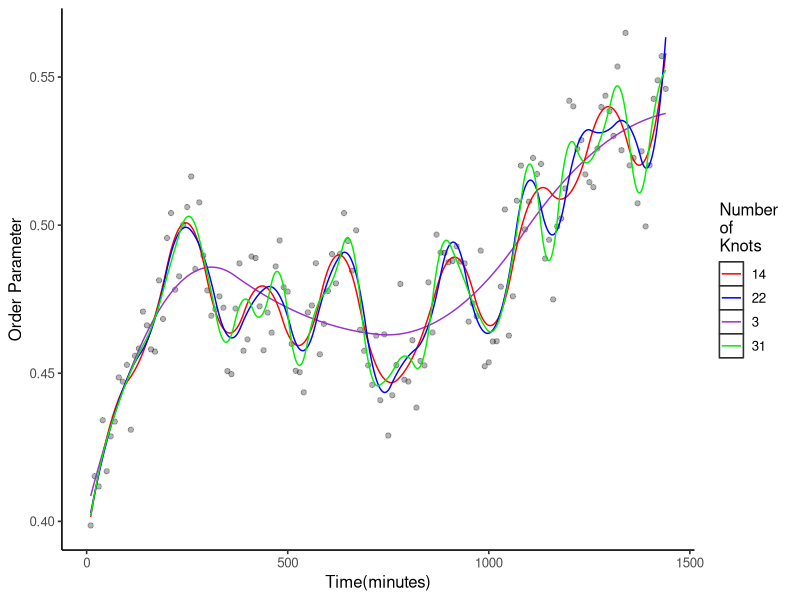
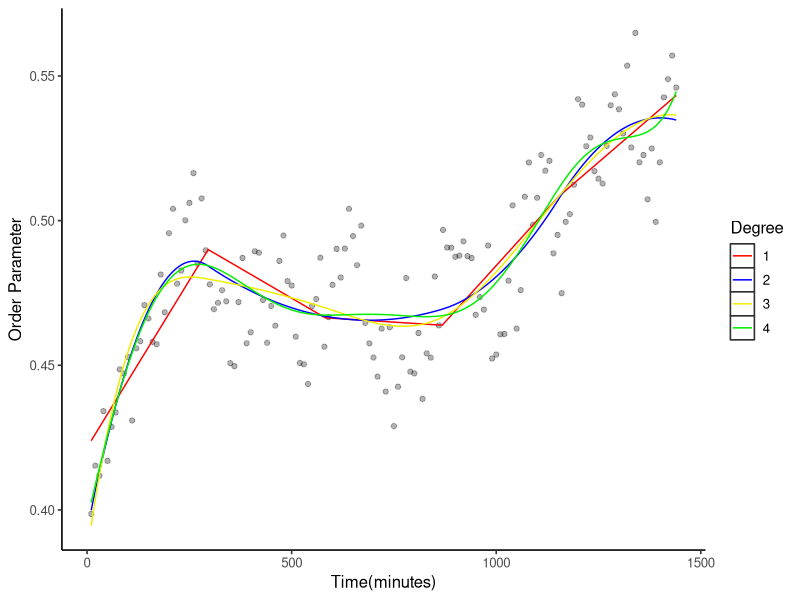
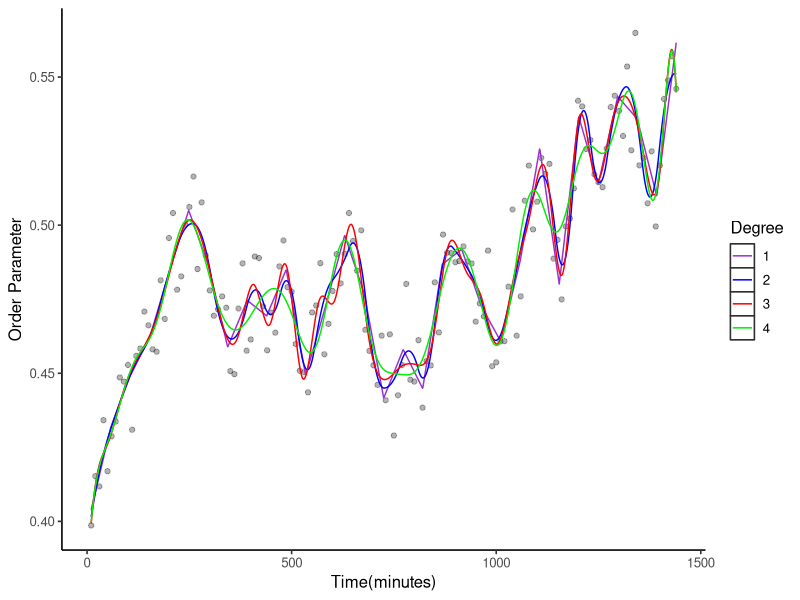
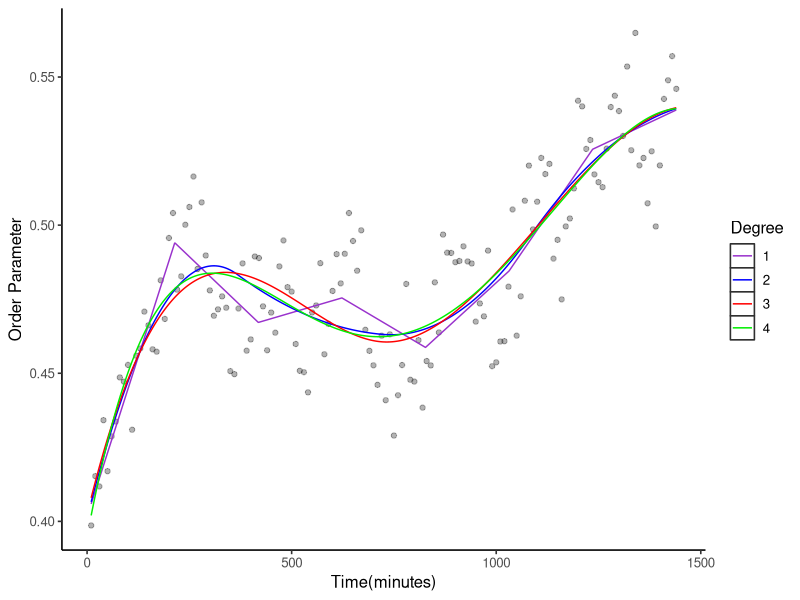
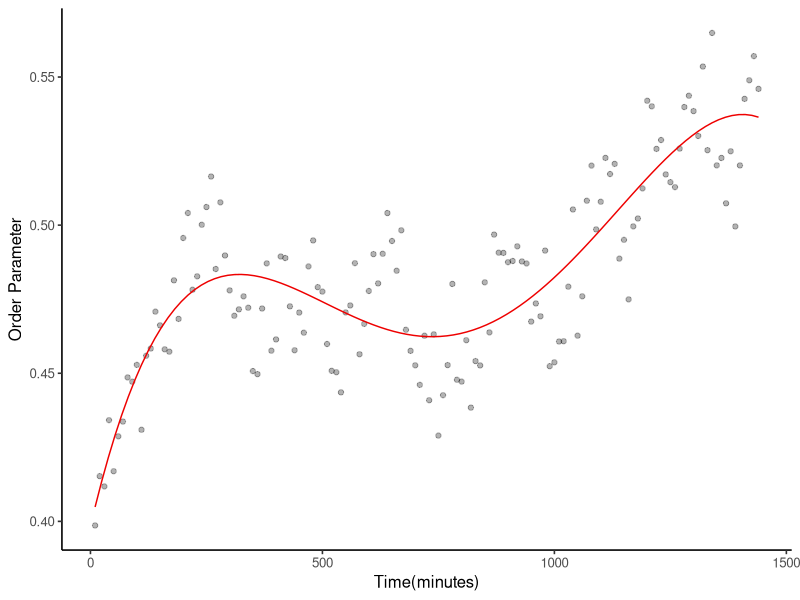
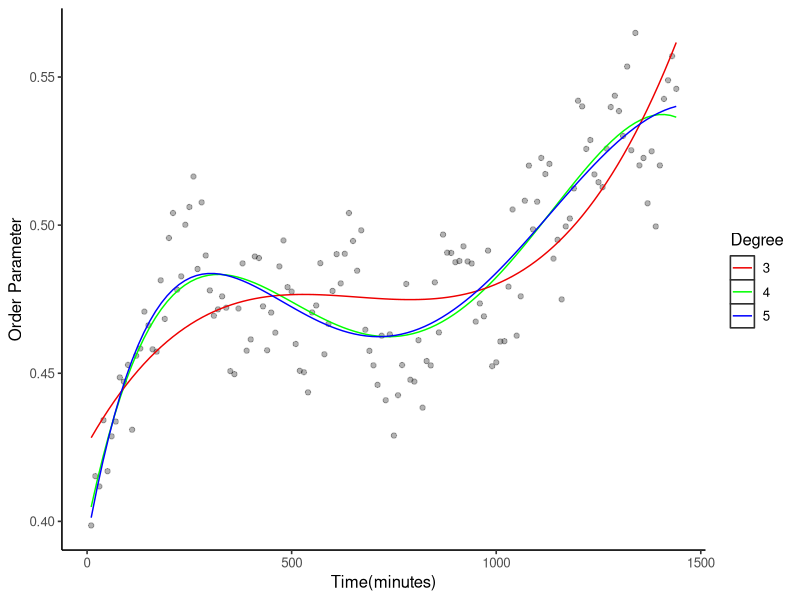

Here is the R script that generated these plots, in order:
setwd("~/Practical-courses/Stochastic_Lab_Course_2")
library(tidyverse)
library(splines)
library(nlme)

#Question(a)
#loading the data
stemcell <- read.table("stemcell.txt", col.names = "order")

#Implement a function that depends on the response, covariate, number of knots and
# spline degree that calculate a regression spline fit for f.

spline_regression <- function(Y, X, k, deg){
  # Y: response
  # X: covariate
  # k: number of knots
  # deg: degree of spline = order - 1 of spline
  
  m <- deg + 1 #order
  
  # Determine knots (as a vector) = equidistant partion of domain of X 
  knots = seq(min(X), max(X), length.out = k+2)
  knots = c(min(X) - (m-1):1 , knots, max(X) + 1:(m-1)) # In order to consider inner knots, see ?spline.des
  
  #Basis matrix for B-splines
  N <- spline.des(knots, X, ord = m)$design
  
  # Calculate least squares of Y as fitted by N for beta
  beta <- lm(Y ~ N - 1)$coefficients #we get rid of the intercept with the -1
  
  # Define regression spline
  f.hat <- function(x){
    n <- spline.des(knots, x, ord = m,  outer.ok = TRUE)$design
    as.numeric(n %*% beta)
  }
  return(f.hat)
}

#We fix the spline degree to 2 and estimate f with different number of knots
Y <- stemcell$order
X <- seq(10, 1440, 10) # Measurements every 10 minutes for 24 hours

# Estimated splines for f for different number of knots
f.fit.knot1 <- spline_regression(Y, X, 3, deg = 2)
f.fit.knot2 <- spline_regression(Y, X, 14, deg = 2)
f.fit.knot3 <- spline_regression(Y, X, 22, deg = 2)
f.fit.knot4 <- spline_regression(Y, X, 31, deg = 2)

# Plot all resulting fits on one plot
Time = seq(10, 1440, 1)
df1 <- data.frame(x = Time, y = f.fit.knot1(Time))
df2 <- data.frame(x = Time, y = f.fit.knot2(Time))
df3 <- data.frame(x = Time, y = f.fit.knot3(Time))
df4 <- data.frame(x = Time, y = f.fit.knot4(Time))

ggplot(data = data.frame(x = X, y = Y), aes(x = x, y = y)) +
  geom_point(alpha = 0.3) +
  geom_line(data = df1, aes(color = "3")) +
  geom_line(data = df2, aes(color = "14")) +
  geom_line(data = df3, aes(color = "22")) +
  geom_line(data = df4, aes(color = "31")) +
  scale_colour_manual(name = "Number \nof \nKnots", values = c("red", "blue", "darkorchid", "green2")) +
  xlab("Time(minutes)") +
  ylab("Order Parameter") +
  theme_classic(base_size = 12) + #font size
  theme(legend.key = element_rect(fill = "white", colour = "gray19"))  #legend keys editing

# Fix the number of knots to 4, estimate f using splines of degree
# from 1 to 4 and plot all obtained fits on one plot
f.fit.deg1 <- spline_regression(Y, X, 4, deg = 1)
f.fit.deg2 <- spline_regression(Y, X, 4, deg = 2)
f.fit.deg3 <- spline_regression(Y, X, 4, deg = 3)
f.fit.deg4 <- spline_regression(Y, X, 4, deg = 4)

# Plot all resulting fits on one plot
#First, the dataframes for ggplot2
df5 <- data.frame(x = Time, y = f.fit.deg1(Time))
df6 <- data.frame(x = Time, y = f.fit.deg2(Time))
df7 <- data.frame(x = Time, y = f.fit.deg3(Time))
df8 <- data.frame(x = Time, y = f.fit.deg4(Time))
#The plot
ggplot(data = data.frame(x = X, y = Y), aes(x = x, y = y)) +
  geom_point(alpha = 0.3) +
  geom_line(data = df5, aes(color = "1")) +
  geom_line(data = df6, aes(color = "2")) +
  geom_line(data = df7, aes(color = "3")) +
  geom_line(data = df8, aes(color = "4")) +
  scale_colour_manual(name = "Degree", values = c("red", "blue", "yellow2", "green2")) +
  xlab("Time(minutes)") +
  ylab("Order Parameter") +
  theme_classic(base_size = 12) + #font size
  theme(legend.key = element_rect(fill = "white", colour = "gray19"))  #legend keys editing


#Question(b)

#Implement the GCV, then the function that estimates the optimal number of equidistant knots 

#Objective function to minimize (over number of knots k)
GCV <- function(k, deg){
  f.fitted <- spline_regression(Y, X, k, deg = deg)
  f.fitted <- f.fitted(X)
  
  a <- norm(Y - f.fitted, type = "2")
  n <- length(Y)
  
  res <- (a**2)/(1 - k/n)**2
  
  return(res)
}
#Vectorize the GCV
GCV <- Vectorize(GCV, vectorize.args = c("k"))

#Optimise over k for degrees 1 to 4
max.k <- 50

opt_k_deg1 <- which(GCV(1:max.k, deg = 1) == min(GCV(1:max.k, deg = 1)))
opt_k_deg2 <- which(GCV(1:max.k, deg = 2) == min(GCV(1:max.k, deg = 2)))
opt_k_deg3 <- which(GCV(1:max.k, deg = 3) == min(GCV(1:max.k, deg = 3)))
opt_k_deg4 <- which(GCV(1:max.k, deg = 4) == min(GCV(1:max.k, deg = 4)))

df_opt_k <- data.frame(deg1 = opt_k_deg1, deg2 = opt_k_deg2,
                       deg3 = opt_k_deg3, deg4 = opt_k_deg4)
row.names(df_opt_k) <- "Opt GCV knot number"
df_opt_k

# Calculate fits with GCV knots number, for degrees 1 to 4
f_fit_GCV1 <- spline_regression(Y, X, k = opt_k_deg1, deg = 1)
f_fit_GCV2 <- spline_regression(Y, X, k = opt_k_deg2, deg = 2)
f_fit_GCV3 <- spline_regression(Y, X, k = opt_k_deg3, deg = 3)
f_fit_GCV4 <- spline_regression(Y, X, k = opt_k_deg4, deg = 4)

# Plot resulting estimators on one plot
#Dataframes for ggplot
df9 <- data.frame(x = Time, y = f_fit_GCV1(Time))
df10 <- data.frame(x = Time, y = f_fit_GCV2(Time))
df11 <- data.frame(x = Time, y = f_fit_GCV3(Time))
df12 <- data.frame(x = Time, y = f_fit_GCV4(Time))
#plot
ggplot(data = data.frame(x = X, y = Y), aes(x = x, y = y)) +
  geom_point(alpha = 0.3) +
  geom_line(data = df9, aes(color = "1")) +
  geom_line(data = df10, aes(color = "2")) +
  geom_line(data = df11, aes(color = "3")) +
  geom_line(data = df12, aes(color = "4")) +
  scale_colour_manual(name = "Degree",  values = c("darkorchid", "blue", "red", "green2")) +
  xlab("Time(minutes)") +
  ylab("Order Parameter") +
  theme_classic(base_size = 12) + #font size
  theme(legend.key = element_rect(fill = "white", colour = "gray19"))  #legend keys editing


#Question(c)

#Update function for regression splines so that it takes into account that 
#the errors follow an autoregressive process of order one

spline_autoregressive <- function(Y, X, k, deg){
  #Y: response
  #X: covariate
  #k: number of knots
  #deg: degree of spline = order-1 of spline
  
  m = deg + 1 #order
  
  # Determine knot points (equidistant partion of domain of X)
  knots = seq(min(X), max(X), length.out = k+2)
  knots = c(min(X) - (m-1):1 , knots, max(X) + 1:(m-1)) #In order to take inner knots. Check ?spline.des
  
  # Basis matrix of B-splines
  N = spline.des(knots, X, ord = m)$design
  
  # Implement autoregressive process of order 1 to the fit ("rescale the fit")
  a = 0.55
  n = length(Y)
  R = toeplitz(a**(0:(n-1)))
  R.inverse = solve(R)
  NRN = t(N) %*% R.inverse %*% N
  NRY = t(N) %*% R.inverse %*% Y
  M = solve(NRN) %*% NRY
  
  #Regression spline
  f.hat = function(x){
    #B-splines evaluated at x
    n = spline.des(knots, x, ord = m,  outer.ok = TRUE)$design
    as.numeric(n %*% M)
  }
  return(f.hat)
}

#Update function for GCV so that it takes into account that 
#the errors follow an autoregressive process of order one

GCV_auto <- function(k, deg){
  f_fitted = spline_autoregressive(Y, X, k, deg = deg)
  f_fitted = f_fitted(X)
  
  a = 0.55
  n = length(Y)
  R = toeplitz(a**(0:(n-1)))
  R.inverse <- solve(R)
  
  aux = t(Y - f_fitted) %*% R.inverse %*% (Y - f_fitted)
  n = length(Y)
  
  res = aux/(1 - k/n)**2
  
  return(res)
}
GCV_auto <- Vectorize(GCV_auto, vectorize.args = c("k"))

# Optimise over k for degrees 1 to 4 for the updated model
opt.k.deg1.auto <- which(GCV_auto(1:max.k, deg = 1) == min(GCV_auto(1:max.k, deg = 1)))
opt.k.deg2.auto <- which(GCV_auto(1:max.k, deg = 2) == min(GCV_auto(1:max.k, deg = 2)))
opt.k.deg3.auto <- which(GCV_auto(1:max.k, deg = 3) == min(GCV_auto(1:max.k, deg = 3)))
opt.k.deg4.auto <- which(GCV_auto(1:max.k, deg = 4) == min(GCV_auto(1:max.k, deg = 4)))

df_opt_k_auto <- data.frame(deg1 = opt.k.deg1.auto, deg2 = opt.k.deg2.auto,
                            deg3 = opt.k.deg3.auto, deg4 = opt.k.deg4.auto)
row.names(df_opt_k_auto) <- "Opt GCV knot number (autoregressive)"
df_opt_k_auto

# Calculate estimators with knot numbers from the updated GCV for degrees 1 to 4
f_fit_auto1 <- spline_autoregressive(Y, X, k = opt.k.deg1.auto, deg = 1)
f_fit_auto2 <- spline_autoregressive(Y, X, k = opt.k.deg2.auto, deg = 2)
f_fit_auto3 <- spline_autoregressive(Y, X, k = opt.k.deg3.auto, deg = 3)
f_fit_auto4 <- spline_autoregressive(Y, X, k = opt.k.deg4.auto, deg = 4)

# Plot resulting estimators on one plot
#First, dataframes for ggplot
df13 <- data.frame(x = Time, y = f_fit_auto1(Time))
df14 <- data.frame(x = Time, y = f_fit_auto2(Time))
df15 <- data.frame(x = Time, y = f_fit_auto3(Time))
df16 <- data.frame(x = Time, y = f_fit_auto4(Time))
#Plot
ggplot(data = data.frame(x = X, y = Y), aes(x = x, y = y)) +
  geom_point(alpha = 0.3) +
  geom_line(data = df13, aes(color = "1")) +
  geom_line(data = df14, aes(color = "2")) +
  geom_line(data = df15, aes(color = "3")) +
  geom_line(data = df16, aes(color = "4")) +
  scale_colour_manual(name = "Degree", values = c("darkorchid", "blue", "red", "green2")) +
  xlab("Time(minutes)") +
  ylab("Order Parameter") +
  theme_classic(base_size = 12) + #font size
  theme(legend.key = element_rect(fill = "white", colour = "gray19"))  #legend keys editing

# Fit parametric model of degree 4
model1 <- gls(Y ~ X + I(X**2) + I(X**3) + I(X**4), correlation = corAR1(0.55))

polynomial.fit1 <- function(x){ as.numeric(model1$coefficients %*% x**(0:4)) }
polynomial.fit1 <- Vectorize(polynomial.fit1)

ggplot(data = data.frame(x = X, y = Y), aes(x = x, y = y)) +
  geom_point(alpha = 0.3) +
  stat_function(fun = polynomial.fit1, color = "red2") +
  xlab("Time(minutes)") +
  ylab("Order Parameter") +
  theme_classic(base_size = 12) + #font size
  theme(legend.key = element_rect(fill = "white", colour = "gray19"))  #legend keys editing

# For degree 3 and 5
model2 <- gls(Y ~ X + I(X**2) + I(X**3), correlation = corAR1(0.55))
model3 <- gls(Y ~ X + I(X**2) + I(X**3) + I(X**4) + I(X**5), correlation = corAR1(0.55))

polynomial.fit2 <- function(x){ as.numeric(model2$coefficients %*% x**(0:3)) }
polynomial.fit3 <- function(x){ as.numeric(model3$coefficients %*% x**(0:5)) }
polynomial.fit2 <- Vectorize(polynomial.fit2)
polynomial.fit3 <- Vectorize(polynomial.fit3)

ggplot(data = data.frame(x = X, y = Y), aes(x = x, y = y)) +
  geom_point(alpha = 0.3) +
  stat_function(fun = polynomial.fit1, aes(color = "4")) +
  stat_function(fun = polynomial.fit2, aes(color = "3")) +
  stat_function(fun = polynomial.fit3, aes(color = "5")) + 
  scale_colour_manual(name = "Degree", values = c("red2", "green","blue")) +
  xlab("Time(minutes)") +
  ylab("Order Parameter") +
  theme_classic(base_size = 12) + #font size
  theme(legend.key = element_rect(fill = "white", colour = "gray19"))  #legend keys editing

